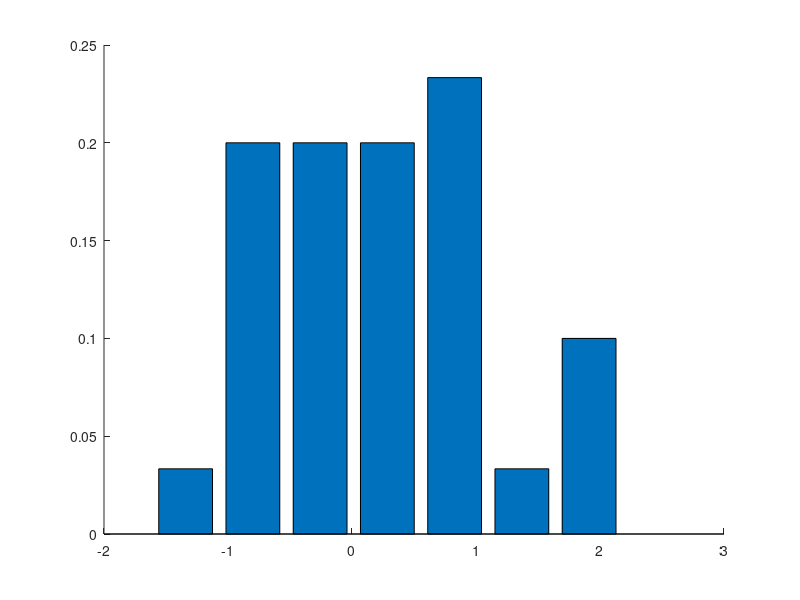

The MATLAB source for this figure: (Note: this script raises an error after producing the figure.)
% Illustrate the robustness of the student and laplace distributions compared to the Gaussian.

function robustDemo()


n = 30;
seed = 8; randn('state',seed);
data = randn(n,1);
outliers = [8 ; 8.75 ; 9.5];
nn = length(outliers);
nbins = 7;

figure;
plotHist(data,nbins,n);
plotPDFs(data);
printPmtkFigure('robustDemoNoOutliers')

figure;
plotHist(data,nbins,n+nn);
plotHist(outliers,nn,n+nn);
plotPDFs([data ; outliers]);
printPmtkFigure('robustDemoOutliers')

%%
% Bucket the data into nbins, divide the size of each bin by norm and plot
% the normalized histogram. 
function plotHist(data,nbins,norm)
    hold on;
    [counts, locations] = hist(data,nbins);
    sCounts = counts ./ norm;
    bar(locations,sCounts);
end
%% 
function plotPDFs(data)
    Xbar = mean(data);
    sigma = std(data);
    gauss = @(X) normpdf(X,Xbar,sigma);
    
    model = studentFitEm(data);
    sT = @(X)exp(studentLogpdf(model, X));

    model = laplaceFitEm(data);
    lap = @(X)exp(laplaceLogpdf(model, X));
    
    hold on;
    x = (-5:0.01:10)';
    h(1) = plot(x,gauss(x),'k:','LineWidth',3);
    h(2) = plot(x,sT(x),'r-','LineWidth',3);
    h(3) = plot(x,lap(x),'b.-','LineWidth',3);
    axis([-5,10,0,0.5]);
    set(gca,'YTick',0:0.1:0.5);
    legendStr = {'gaussian', 'student T', 'laplace'};
    if isOctave(),
        legend(legendStr{:})
    else
        legend(h, legendStr{:})
    end
end


end
